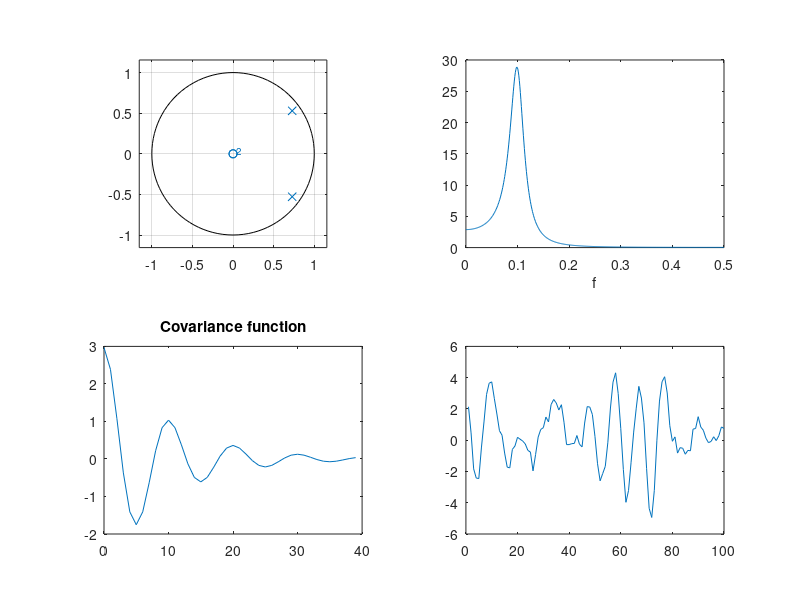

Reproduce this figure in MATLAB.
close all
clear 

rhoa=0.9;
freqa=0.1;

p=[rhoa*exp(1i*2*pi*freqa) rhoa*exp(-1i*2*pi*freqa)];
A=poly(p); % should all be real

C=1;

sigma=0.6;
sigma2=0.4;

subplot(221);
zplane(C,A);

subplot(222);
[H,w]=freqz(sigma*C,A,1024,'whole');
R=abs(H).^2;
plot(w(1:513)/2/pi,R(1:513))
xlabel("f");

subplot(223)
r=ifft(R);
plot([0:39],r(1:40));
title("Covariance function");

n=150;
e = sqrt(sigma2)*randn(n,1);
x = filter(C, A, e);
xstat=x(51:150);
subplot(224)
plot(xstat)

% AR(4)
% p1=[rho1*exp(1i*2*pi*freq1) rho1*exp(-1i*2*pi*freq1)]
% p2=[rho2*exp(1i*2*pi*freq2) rho2*exp(-1i*2*pi*freq2)]
% A=poly([p1 p2])
